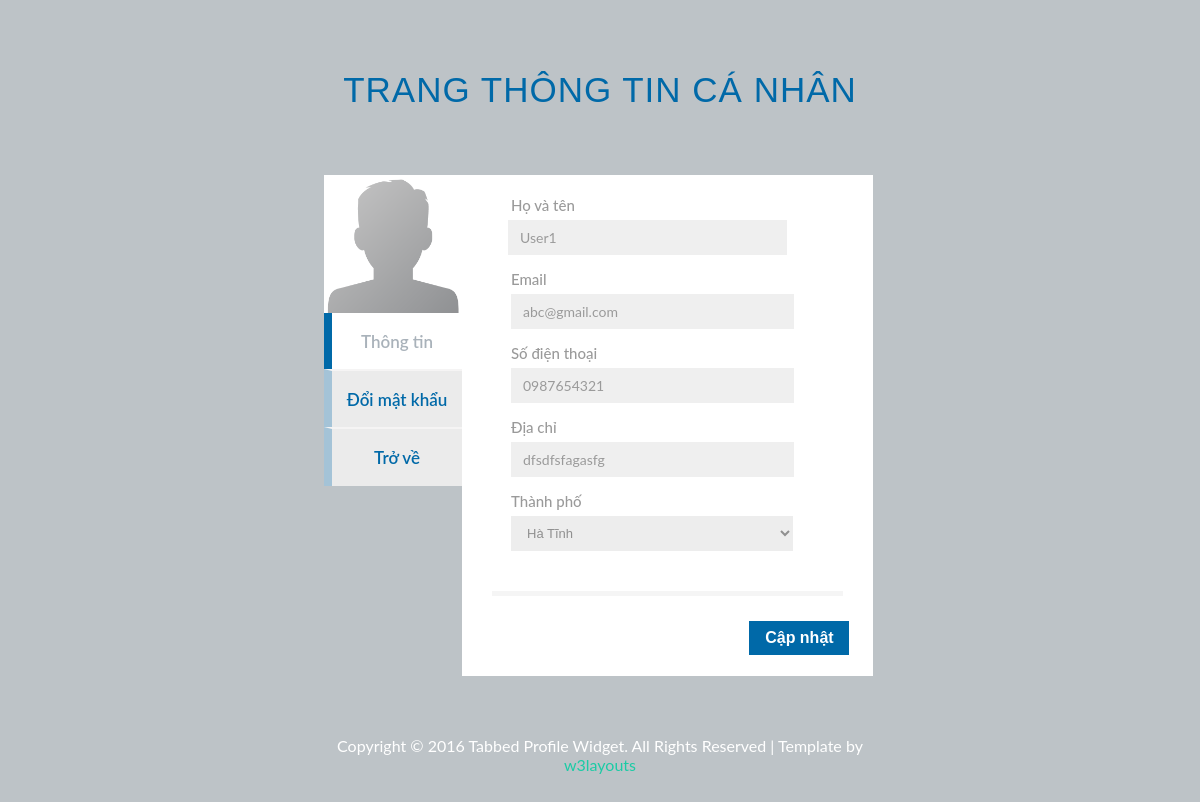
The page /profile.php (signed in) on the database its author committed.
### tables this page shows
CREATE TABLE `thanhvien` (
  `ID_thanhvien` int(11) NOT NULL,
  `Username` varchar(255) NOT NULL,
  `Password` varchar(255) NOT NULL,
  `Hoten` varchar(255) NOT NULL,
  `Email` varchar(255) NOT NULL,
  `Sodt` varchar(20) NOT NULL,
  `ID_thanhpho` int(11) NOT NULL,
  `Diachi` longtext NOT NULL,
  `ID_phanquyen` int(11) NOT NULL,
  `Ngaytao` date DEFAULT NULL
);

### web/profile.php (the view, shortened to what this page needs)
<!DOCTYPE html>
<html>
<head>
<link href="css/profile.css" rel="stylesheet" type="text/css" media="all" />
<link rel="stylesheet" type="text/css" href="css/rating.css">
</head>
<body>
	<?php
		include('modules/config.php');
	 ?>
	 <?php
	 	 if(isset($_SESSION['id_thanhvien'])){
	 		$id_thanhvien=$_SESSION['id_thanhvien'];
	 		 		$qry=mysqli_query($conn,"select * from thanhvien,thanhpho where thanhvien.ID_thanhpho=thanhpho.ID_thanhpho and ID_thanhvien = '$id_thanhvien'");
	 		$row=mysqli_fetch_array($qry);
	 }
	 else{
	 	 echo '<script type="text/javascript">window.location.href="login.php"</script>';
	 }
	  ?>
	<div class="main">
		<h1>Trang thông tin cá nhân</h1>
		<div class="content">
			<div class="sap_tabs">
			<div id="horizontalTab" style="display: block; width: 100%; margin: 0px;">
						<div class="portfolio-grid">
							<div class="port-left">
								<ul class="resp-tabs-list">
									  <img class="lady" src="images/pic1.png" alt="" />
									  <li class="resp-tab-item" aria-controls="tab_item-0" role="tab"><span>Thông tin</span></li>
									  <li class="resp-tab-item" aria-controls="tab_item-2" role="tab"><span>Đổi mật khẩu</span></li>
									  <a href="index.php"><li class="resp-tab-item" aria-controls="tab_item-3" role="tab"><span>Trở về</span></li></a>
								</ul>
							</div>
							<div class="port-right">
									<div class="resp-tabs-container">
										<form action="" method="post">
										<div class="tab-0 resp-tab-content" aria-labelledby="tab_item-0">
											<div class="profile-content">
												<h3>Họ và tên</h3>
												<div class="input-group">
																<input type="text" name="hoten" class="form-control" placeholder="Nhập họ tên..." value="<?php echo $row['Hoten'] ?>" >
												</div>
												<h3>Email</h3>
												<div class="email-group">
														<div class="email-form">
																<input type="text" class="fb-ico" name="email" placeholder="Nhập email..." value="<?php echo $row['Email'] ?>" >
														</div>
												</div>
												<h3>Số điện thoại</h3>
												<div class="phone-group">
														<div class="cell-form">
																<input type="text" placeholder="Nhập số điện thoại..." value="<?php echo $row['Sodt'] ?>"  name="sodt">
														</div>
												</div>
												<h3>Địa chỉ</h3>
												<div class="phone-group">
														<div class="cell-form">
																<input type="text" name="diachi" placeholder="Nhập địa chỉ..." value="<?php echo $row['Diachi'] ?>" >
														</div>
												</div>
												<h3>Thành phố</h3>
												<div class="phone-group">
														<div class="cell-form">
																<select class="btn btn-default button-one" style="width: 100%" name="thanhpho">
																	<?php
																		$qry_thanhpho=mysqli_query($conn,"select * from thanhpho");
																		while($thanhpho=mysqli_fetch_array($qry_thanhpho)){
																			if($row['ID_thanhpho']==$thanhpho['ID_thanhpho']){
																	 ?>
																	 <option value="<?php echo $thanhpho['ID_thanhpho'] ?>" selected=""><?php echo $thanhpho['Ten_thanhpho'] ?></option>
																	 <?php }else{ ?>
																	<option value="<?php echo $thanhpho['ID_thanhpho'] ?>"><?php echo $thanhpho['Ten_thanhpho'] ?></option>
																	<?php }
																	} ?>
																</select>
														</div>
												</div>
											</div>
											<div class="update">
												<input type="submit" name="capnhatthongtin" value="Cập nhật" style="cursor: pointer;">
											</div>
										</div>
										</form>
									</div>
							</div>
						</div>
			</div>
		</div>
		<p class="footer">Copyright © 2016 Tabbed Profile Widget. All Rights Reserved | Template by <a href="https://w3layouts.com/" target="_blank">w3layouts</a></p>
	</div>
</body>
</html>

### web/css/profile.css (style rules this page uses)
html,body,div,span,applet,object,iframe,h1,h2,h3,h4,h5,h6,p,blockquote,pre,a,abbr,acronym,address,big,cite,code,del,dfn,em,img,ins,kbd,q,s,samp,small,strike,strong,sub,sup,tt,var,b,u,i,dl,dt,dd,ol,nav ul,nav li,fieldset,form,label,legend,table,caption,tbody,tfoot,thead,tr,th,td,article,aside,canvas,details,embed,figure,figcaption,footer,header,hgroup,menu,nav,output,ruby,section,summary,time,mark,audio,video { margin:0;padding:0;border:0;font-size:100%;font:inherit;vertical-align:baseline; }
ol,ul { list-style:none;margin:0px;padding:0px; }
a { text-decoration:none; }
img { max-width:100%; }
body { padding:0; margin:0; font-family: 'Lato', sans-serif !important; background:#f5c63b; }
h1,h2,h3,h4,h5,h6 { margin:0; }
p { margin:0; }
ul { margin:0; padding:0; }
.main { padding:70px 0; background: #bdc3c7; }
.main h1 { font-size:35px; text-align:center; text-transform:uppercase; font-family: 'Montserrat', sans-serif; color:#0069a8; margin-bottom: 65px; letter-spacing:1px; }
.content { width:36%; margin:0 auto; }
p.footer { color: #fff; text-align: center; font-size: 16px; margin-top: 60px; }
p.footer a { color:#1bcba5; }
.port-left { float:left; width:25%; }
.sap_tabs { clear:both; padding: 0em; }
.resp-tabs-list { text-align:center; list-style: none; margin: 0em 0; }
.resp-tab-item { color: #0069a8; padding: 18px 0; background: #ebebeb; font-size: 17px; font-family: 'Lato', sans-serif; cursor: pointer; display: block; margin: 0px 0px; list-style: none; font-weight: 600; outline: none; -webkit-transition: all 0.3s ease-out; -moz-transition: all 0.3s ease-out; -ms-transition: all 0.3s ease-out; -o-transition: all 0.3s ease-out; transition: all 0.3s ease-out; border-left: 8px solid #0069a84d; border-top: 2px solid #F5F4F4; border-right: 2px transparent; border-bottom: 2px transparent; }
.resp-tab-active { text-shadow: none; color: #a9b2ba; background: #fff; border-left:8px solid #0069a8; }
.resp-tabs-container { padding: 0px; background-color: #fff; clear: left; }
li.resp-tab-item:nth-child(2) { margin-top:-5px; }
.resp-tab-content { display: none; }
.port-right { background: #fff; padding: 22px 30px; min-height: 393px; float: left; width: 63.5%; }
.profile-content h3 { color: #9a9a9a; font-size: 15px; margin-bottom: 6px; font-weight: 500; }
.form-control { width: 76.9%; padding: 9px 12px; font-size: 14px; color: #9a9a9a; background: #efefef; border:none; margin-left: -3px; font-family: 'Lato', sans-serif; }
select.btn.btn-default.button-one { background: #dbdbdb80; color: #909090; font-size: 13px; padding: 9px 12px; width: 16%; font-weight: 500; border:none; }
.email-form,.cell-form { float: left; width: 85%; border:none; }
.email-form input[type="text"],.cell-form input[type="text"] { border: none; outline: none; padding: 9px 12px; font-size: 14px; color: #9a9a9a; font-family: 'Lato', sans-serif; width: 92%; background:#efefef; }
.input-group,.email-group,.phone-group { margin-bottom: 15px; }
.profile-content { border-bottom:5px solid #f5f5f5; padding-bottom:25px; padding-left: 19px; }
.update { float:right; margin-top:25px; width:22%; }
.update input { background: #0069a8; font-size: 16px; color: #fff; text-decoration: none; padding: 8px 0px; font-weight: 600; display:block; text-align:center; border: none; width: 100px; margin-left: -16px; }
@media (max-width: 1680px) { .resp-tab-item { padding: 17.3px 0; } }
@media (max-width: 1600px) { .resp-tab-item { padding: 18px 0; } }
@media (max-width: 1440px) { .content { width: 41%; margin: 0 auto; } }
@media (max-width: 1440px) { .port-right { min-height: 396px; } }
@media (max-width: 1366px) { .content { width: 42%; margin: 0 auto; } }
@media (max-width: 1366px) { .port-right { min-height: 394px; } }
@media (max-width: 1366px) { .port-right { padding: 21px 30px; } }
@media (max-width: 1280px) { .content { width: 46%; margin: 0 auto; } }
@media (max-width: 1280px) { .resp-tab-item { padding: 18px 0 17.2px 0; } }

### rows shown on the page
thanhvien: hoten "User1", email "abc@gmail.com", sodt "0987654321", diachi "dfsdfsfagasfg"

### other values the page prints
form field thanhpho "Hà Tĩnh"
